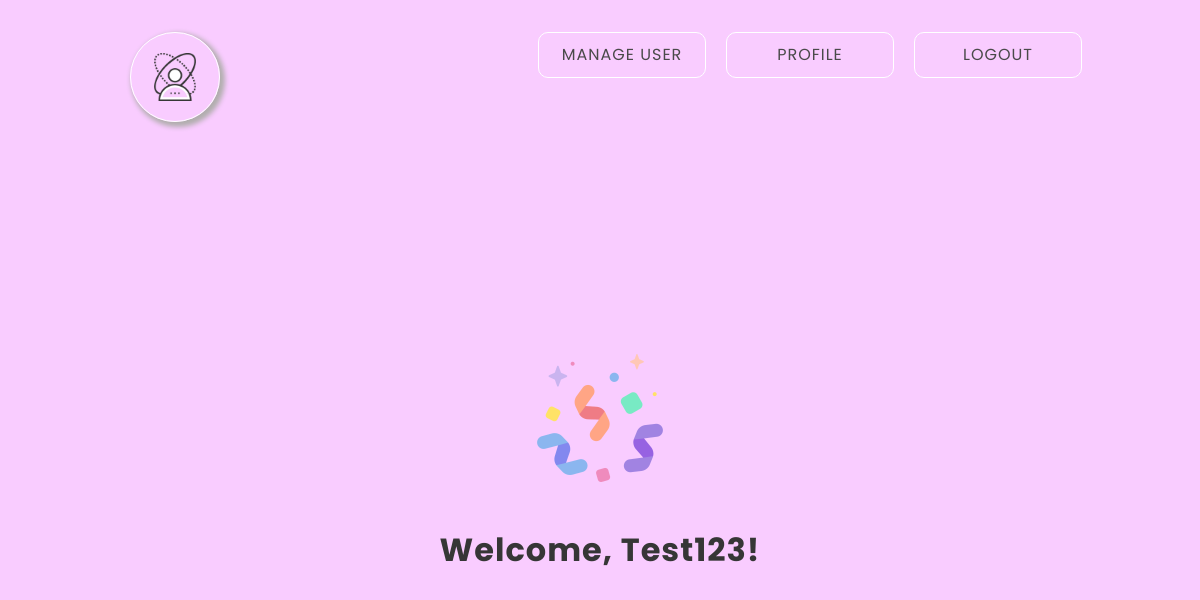
Page /profile (signed in) on the earlier database version.
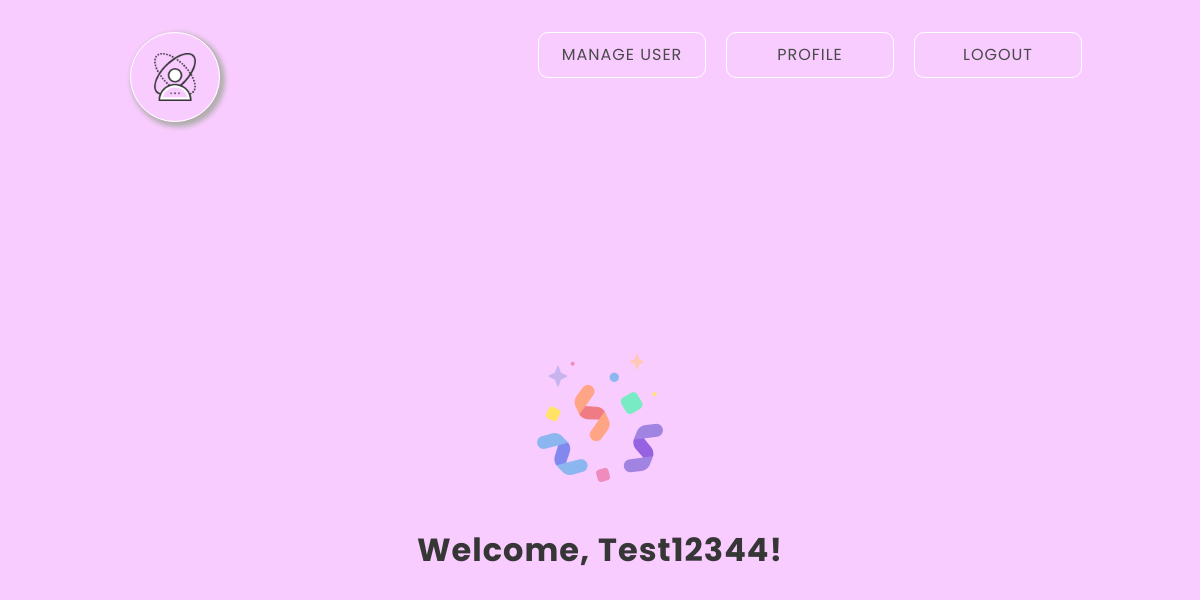
Same page on the later database version.
### models.py (models this page shows)
class User(UserMixin, db.Model):
    id = db.Column(db.Integer, primary_key=True) # primary keys are required by SQLAlchemy
    email = db.Column(db.String(100), unique=True)
    password = db.Column(db.String(100))
    name = db.Column(db.String(1000))
    role = db.Column(db.String(1000))

### main.py (the view)
@main.route('/profile') # profile page that return 'profile'
@login_required
def profile():
    return render_template('profile.html', user=current_user)

### templates/profile.html
{% extends "base.html" %}
{% block content %}
<figure class="image is-128x128">
    <img src="{{ url_for('static', filename='confetti.png') }}">
</figure>
<h1 class="title">
    Welcome, {{user.name}}!
</h1>
{% endblock %}

Differences in the rows shown:
changed User: name "Test123" → "Test12344"
